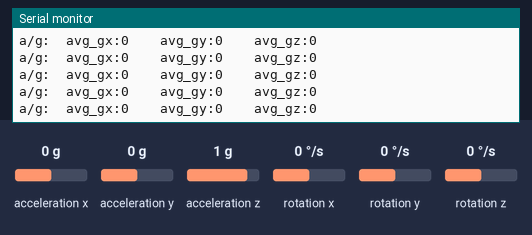
Simulated run of this sketch. Board: Arduino Uno, built with avr-gcc and run on an emulated ATmega328P. On the bench: the last lines printed to the serial monitor. The inputs (shaded band) are chosen by the test bench; at power-on: rotation x 0 °/s, rotation y 0 °/s, rotation z 0 °/s, acceleration x 0 g, acceleration y 0 g, acceleration z 1 g.

Above: at 1.2 s.
1.3 s: rotation x set to -192 °/s
At 1.41 s:
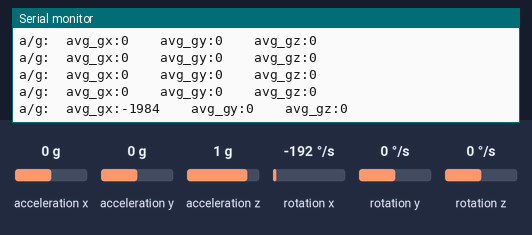
2.8 s: rotation x set to -100 °/s
At 2.82 s:
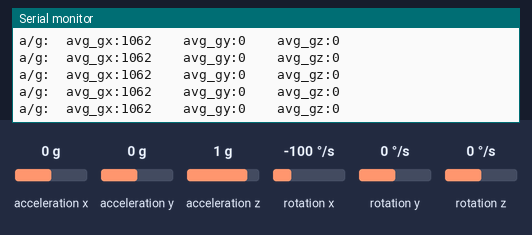
5.8 s: rotation y set to -192 °/s
At 5.86 s:
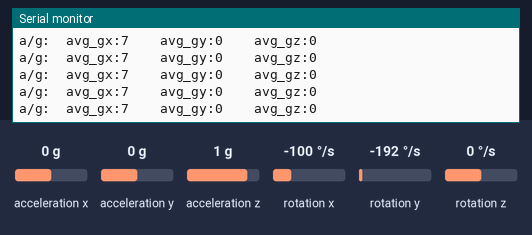
7.3 s: rotation z set to -192 °/s
At 7.35 s:
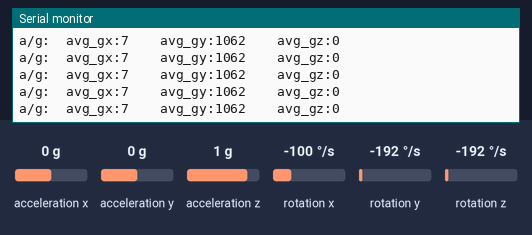
Timing chart, 0 to 9.8 s (numbered marks = the images above; inputs shaded):
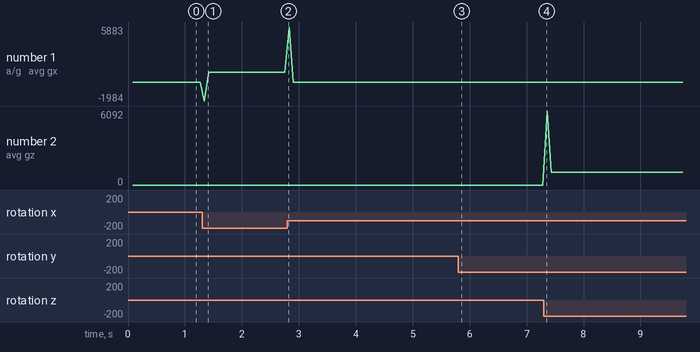

The sketch:

sample_codes_for_MPU6050.ino
```cpp
#include "I2Cdev.h"
#include "MPU6050.h"

// Arduino Wire library is required if I2Cdev I2CDEV_ARDUINO_WIRE implementation
// is used in I2Cdev.h
#if I2CDEV_IMPLEMENTATION == I2CDEV_ARDUINO_WIRE
    #include "Wire.h"
#endif

MPU6050 accelgyro;

int16_t ax, ay, az;
int16_t gx, gy, gz;
int imu_delay = 10; //delay in ms
int imu_sample_size = 5; //freq = 1000/(imu_delay*imu_sample_size) Hz

#define OUTPUT_READABLE_ACCELGYRO


void setup() {
    // join I2C bus (I2Cdev library doesn't do this automatically)
    #if I2CDEV_IMPLEMENTATION == I2CDEV_ARDUINO_WIRE
        Wire.begin();
    #elif I2CDEV_IMPLEMENTATION == I2CDEV_BUILTIN_FASTWIRE
        Fastwire::setup(400, true);
    #endif

    // initialize serial communication
    // (38400 chosen because it works as well at 8MHz as it does at 16MHz, but
    // it's really up to you depending on your project)
    Serial.begin(38400);

    // initialize device
    Serial.println("Initializing I2C devices...");
    accelgyro.initialize();

    // verify connection
    Serial.println("Testing device connections...");
    Serial.println(accelgyro.testConnection() ? "MPU6050 connection successful" : "MPU6050 connection failed");

    // use the code below to change accel/gyro offset values
    /*
    Serial.println("Updating internal sensor offsets...");
    // -76  -2359 1688  0 0 0
    Serial.print(accelgyro.getXAccelOffset()); Serial.print("\t"); // -76
    Serial.print(accelgyro.getYAccelOffset()); Serial.print("\t"); // -2359
    Serial.print(accelgyro.getZAccelOffset()); Serial.print("\t"); // 1688
    Serial.print(accelgyro.getXGyroOffset()); Serial.print("\t"); // 0
    Serial.print(accelgyro.getYGyroOffset()); Serial.print("\t"); // 0
    Serial.print(accelgyro.getZGyroOffset()); Serial.print("\t"); // 0
    Serial.print("\n");
    accelgyro.setXGyroOffset(220);
    accelgyro.setYGyroOffset(76);
    accelgyro.setZGyroOffset(-85);
    Serial.print(accelgyro.getXAccelOffset()); Serial.print("\t"); // -76
    Serial.print(accelgyro.getYAccelOffset()); Serial.print("\t"); // -2359
    Serial.print(accelgyro.getZAccelOffset()); Serial.print("\t"); // 1688
    Serial.print(accelgyro.getXGyroOffset()); Serial.print("\t"); // 0
    Serial.print(accelgyro.getYGyroOffset()); Serial.print("\t"); // 0
    Serial.print(accelgyro.getZGyroOffset()); Serial.print("\t"); // 0
    Serial.print("\n");
    */

}

void loop() {
    // read raw accel/gyro measurements from device
    accelgyro.getMotion6(&ax, &ay, &az, &gx, &gy, &gz);

    int total_ax = 0; int avg_ax;
    int total_ay = 0; int avg_ay;
    int total_az = 0; int avg_az;
    int total_gx = 0; int avg_gx;
    int total_gy = 0; int avg_gy;
    int total_gz = 0; int avg_gz;
    int i;

    for (i = 0; i < imu_sample_size; i++) {
      accelgyro.getMotion6(&ax, &ay, &az, &gx, &gy, &gz);
      total_ax += ax;
      total_ay += ay;
      total_az += az;
      total_gx += gx;
      total_gy += gy;
      total_gz += gz;
      delay(imu_delay);
      }

    avg_ax = total_ax/imu_sample_size;
    avg_ay = total_ay/imu_sample_size;
    avg_az = total_az/imu_sample_size;
    avg_gx = total_gx/imu_sample_size;
    avg_gy = total_gy/imu_sample_size;
    avg_gz = total_gz/imu_sample_size;
    Serial.print("a/g:\t");
    //Serial.print("avg_ax:"); Serial.print(avg_ax); Serial.print("\t\t");
    //Serial.print("avg_ay:");Serial.print(avg_ay); Serial.print("\t\t");
    //Serial.print("avg_az:");Serial.print(avg_az); Serial.print("\t\t");
    Serial.print("avg_gx:");Serial.print(avg_gx); Serial.print("\t\t");
    Serial.print("avg_gy:");Serial.print(avg_gy); Serial.print("\t\t");
    Serial.print("avg_gz:");Serial.println(avg_gz);

}
```

Measured:
- after the input at 1.3 s, the serial monitor: prints a new line at once (image 1)
- plotted number 1: 0 → 1062 after the input at 1.3 s, 1062 → 7 after the input at 2.8 s
